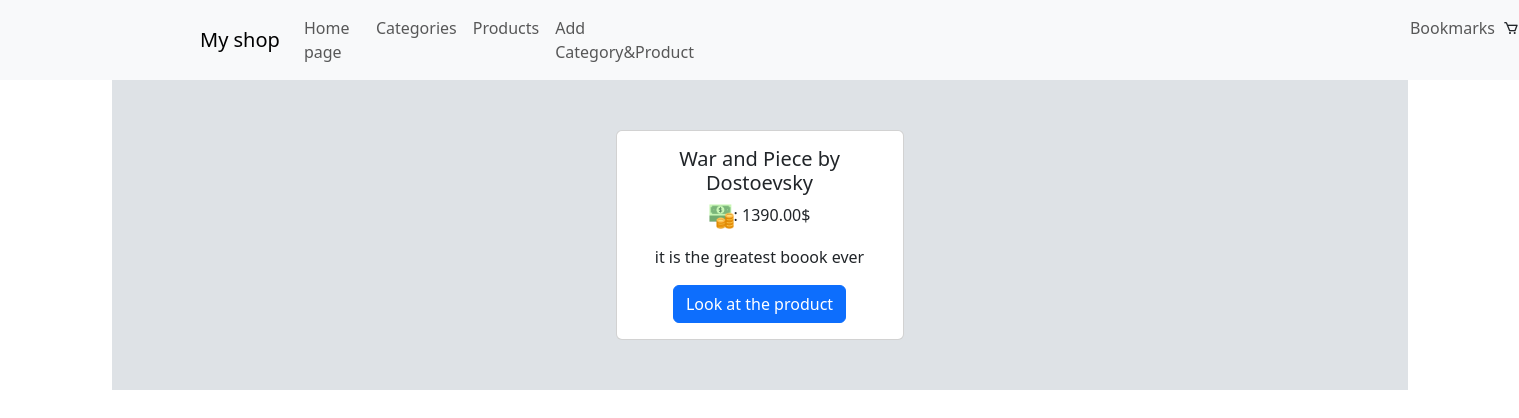
Before: /products/ with the older database file.
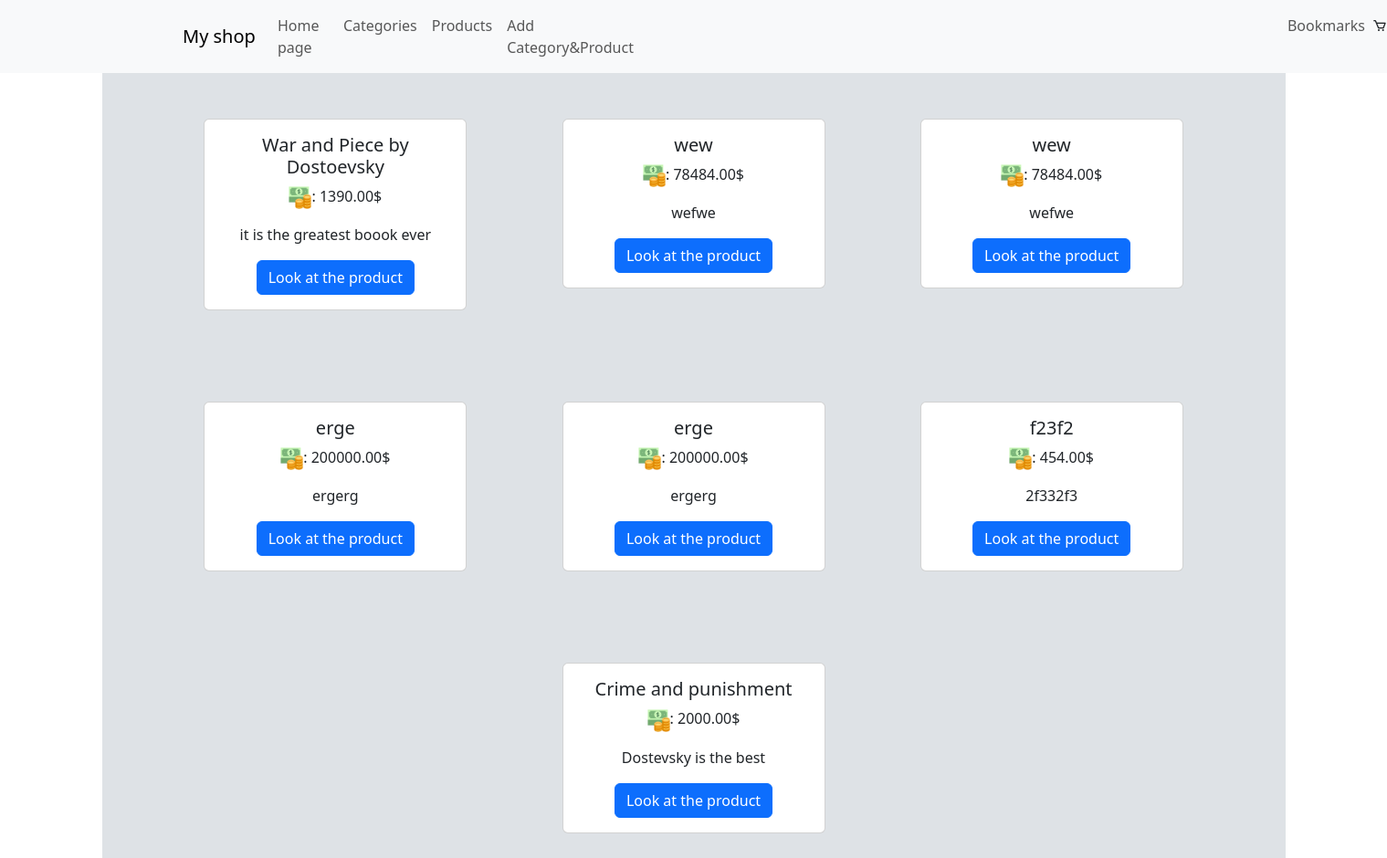
After: the same page with the newer database file.
### online_shop/models.py (models this page shows, shortened)
class Product(models.Model):
    name = models.CharField(max_length=100, null=False, blank=False, verbose_name="product name")
    description = models.TextField(max_length=500, null=True, blank=True, verbose_name="description of product")
    category = models.ForeignKey(Category, on_delete=models.CASCADE, null=False, verbose_name="category", related_name="products")
    created_at = models.DateTimeField(auto_now_add=True, verbose_name="Created date and time")
    price = models.DecimalField(max_length=500, null=False, blank=False, decimal_places=2, verbose_name="price", max_digits=100)
    img = models.ImageField(upload_to='images/', null=True, blank=True, verbose_name="img")

### online_shop/views.py (the view)
# urls.py: path('products/', products_view, name='products_list'),
def products_view(request):
    products = Product.objects.all()
    return render(request, 'products/list.html', context={'products': products})

### templates/products/list.html (shortened to what this page needs)
{% extends 'base.html' %}
{% load static %}
{% block content %}
    <div class="products">
    {% for product in products %}
        <div class="products_list">
            <div class="card" style="width: 18rem;">
              <div class="card-body">
                <h5 class="card-title">{{ product.name }}</h5>
                    <p class="card-text"><img src="{% static 'img/cash.png' %}" alt="money" style="height: 25px">: {{ product.price }}$</p>
                  <p class="text">{{ product.description }}</p>
                <a href="{% url 'product_detail' product.id %}" class="btn btn-primary">Look at the product</a>
              </div>
        </div>
</div>
    {% endfor %}
    </div>
{% endblock %}

Changed rows visible on the page:
added Product: name "wew", price "78484.00", description "wefwe"
added Product: name "wew", price "78484.00", description "wefwe"
added Product: name "erge", price "200000.00", description "ergerg"
added Product: name "erge", price "200000.00", description "ergerg"
added Product: name "f23f2", price "454.00", description "2f332f3"
added Product: name "Crime and punishment", price "2000.00", description "Dostevsky is the best"
